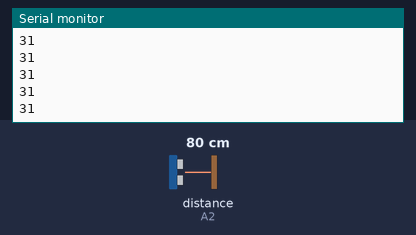
Recording of a sketch running on a simulated Arduino Uno, built with avr-gcc and run on an emulated ATmega328P. Parts: the last lines printed to the serial monitor. Wiring (inferred from the names in the program): ultrasonic range finder: trigger A1; echo A2. The test bench sets the inputs (shaded band); at power-on: distance to the obstacle (sensor on A2) 80 cm. The echo pulse lasts 58.3 µs per cm.

Above: at 1.2 s.
1.3 s: distance to the obstacle (sensor on A2) set to 2 cm
At 1.37 s:
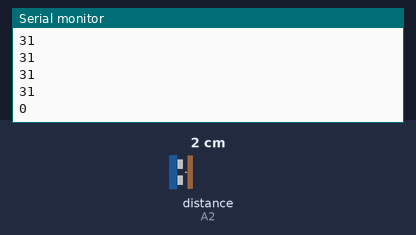
2.8 s: distance to the obstacle (sensor on A2) set to 4 cm
At 2.88 s:
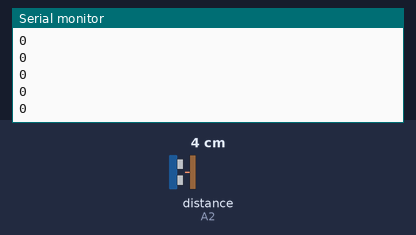
Timing chart, 0 to 5.8 s (numbered marks = the images above; inputs shaded):
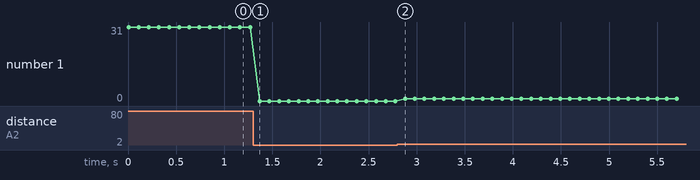

The sketch:

ultrasonic.ino
```cpp
/**
 *  This program tests the ultrasonic
 *  distance sensor
 *
 * @author Addison Sears-Collins
 * @version 2.0 2021-04-11
 */

/* Give a name to a constant value before
 * the program is compiled. The compiler will
 * replace references to Trigger and Echo with
 * 11 and 12, respectively, at compile time.
 * These defined constants don't take up
 * memory space on the Arduino.
 */
#define Trigger A1
#define Echo A2

/*
 *  This setup code is run only once, when
 *  Arudino is supplied with power.
 */
void setup()
{

  // Set the baud rate to 9600. 9600 means that
  // the serial port is capable of transferring
  // a maximum of 9600 bits per second.
  Serial.begin(9600);

  // Define each pin as an input or output.
  pinMode(Echo, INPUT);
  pinMode(Trigger, OUTPUT);
}

void loop()
{

  // Make the Trigger LOW (0 volts)
  // for 2 microseconds
  digitalWrite(Trigger, LOW);
  delayMicroseconds(2);

  // Emit high frequency 40kHz sound pulse
  // (i.e. pull the Trigger)
  // by making Trigger HIGH (5 volts)
  // for 10 microseconds
  digitalWrite(Trigger, HIGH);
  delayMicroseconds(10);
  digitalWrite(Trigger, LOW);

  // Detect a pulse on the Echo pin 8.
  // pulseIn() measures the time in
  // microseconds until the sound pulse
  // returns back to the sensor.
  int distance = pulseIn(Echo, HIGH);

  // Speed of sound is:
  // 13511.811023622 inches per second
  // 13511.811023622/10^6 inches per microsecond
  // 0.013511811 inches per microsecond
  // Taking the reciprocal, we have:
  // 74.00932414 microseconds per inch
  // Below, we convert microseconds to inches by
  // dividing by 74 and then dividing by 2
  // to account for the roundtrip time.
  distance = distance / 74 / 2;

  // Print the distance in inches
  Serial.println(distance);

  // Pause for 100 milliseconds
  delay(100);
}
```

Measured:
- after the input at 1.3 s, the serial monitor: prints a new line after 0.07 s (image 1)
- plotted number 1: 31 → 0 after the input at 1.3 s, 0 → 1 after the input at 2.8 s
